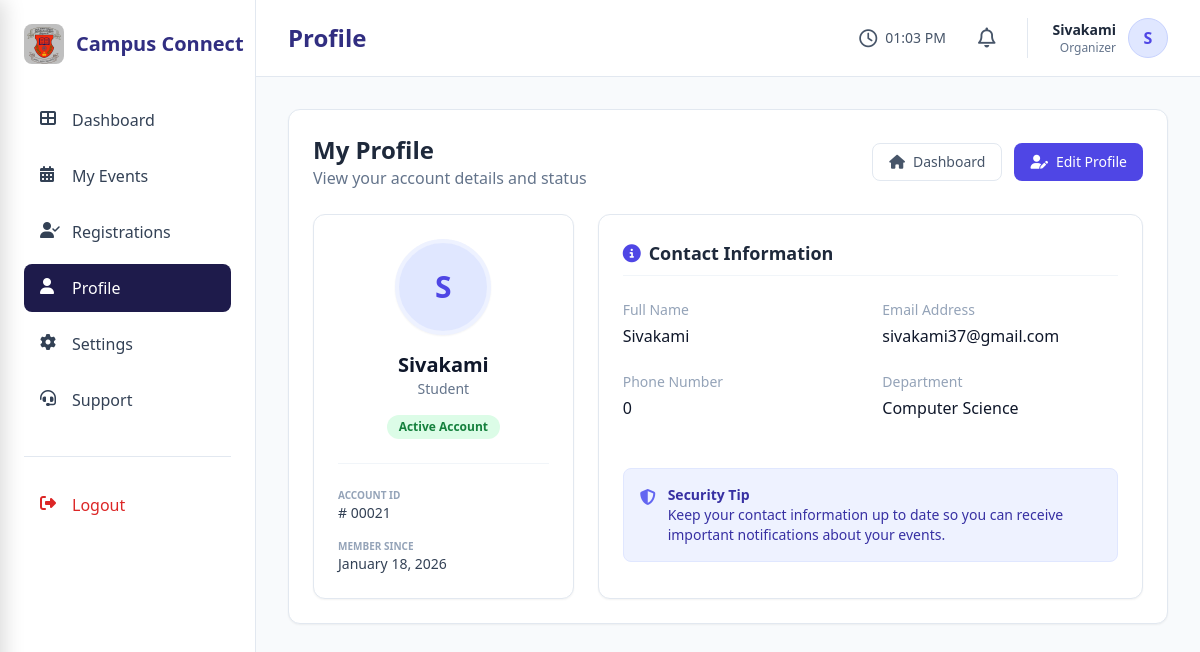
The app's page /user/organizer/organizer.php?action=profile (signed in) with its own data.
### tables this page shows
CREATE TABLE `users` (
  `id` int(11) NOT NULL AUTO_INCREMENT,
  `username` varchar(50) NOT NULL,
  `email` varchar(100) NOT NULL,
  `password` varchar(255) NOT NULL,
  `role` enum('admin','organizer','student') DEFAULT 'student',
  `avatar` varchar(255) DEFAULT NULL,
  `created_at` timestamp NOT NULL DEFAULT current_timestamp(),
  `status` enum('active','pending','blocked') NOT NULL DEFAULT 'active',
  `phone` varchar(20) DEFAULT NULL,
  `verification_token` int(11) NOT NULL,
  `roll_number` varchar(25) NOT NULL,
  `department` varchar(30) NOT NULL,
  `year` varchar(25) NOT NULL,
  PRIMARY KEY (`id`),
  UNIQUE KEY `username` (`username`),
  UNIQUE KEY `email` (`email`)
);

### user/organizer/organizer_profile.php (the view, shortened to what this page needs)
<?php
$organizerId = $_SESSION['user_id'];
$orgSql = "SELECT * FROM users WHERE id = ?";
$organizerData = [];
if ($stmt = $conn->prepare($orgSql)) {
    $stmt->bind_param("i", $organizerId);
    $stmt->execute();
    $result = $stmt->get_result();
    $organizerData = $result->fetch_assoc();
}
?>
<div class="space-y-6">
    <div class="flex justify-between items-center">
        <div>
            <h2 class="text-2xl font-bold text-slate-800">My Profile</h2>
            <p class="text-slate-500">View your account details and status</p>
        </div>
        <div class="flex gap-3">
            <a href="?action=dashboard"
                class="px-4 py-2 bg-white border border-slate-200 text-slate-600 rounded-lg text-sm hover:bg-slate-50 transition flex items-center">
                <i class="fas fa-home mr-2"></i> Dashboard
            </a>
            <a href="?action=settings"
                class="px-4 py-2 bg-indigo-600 text-white rounded-lg text-sm hover:bg-indigo-700 transition flex items-center">
                <i class="fas fa-user-edit mr-2"></i> Edit Profile
            </a>
        </div>
    </div>
    <div class="grid grid-cols-1 lg:grid-cols-3 gap-6">
        <div
            class="lg:col-span-1 bg-white rounded-xl shadow-sm border border-slate-200 p-6 flex flex-col items-center text-center">
            <div
                class="h-24 w-24 rounded-full bg-indigo-100 flex items-center justify-center text-indigo-600 text-3xl font-bold border-4 border-indigo-50 shadow-sm mb-4">
                <?php echo strtoupper(substr($organizerData['username'], 0, 1)); ?>
            </div>
            <h3 class="text-xl font-bold text-slate-900">
                <?php echo htmlspecialchars($organizerData['username']); ?>
            </h3>
            <p class="text-sm text-slate-500 mb-4">
                <?php echo ucfirst($organizerData['role']); ?>
            </p>
            <span
                class="px-3 py-1 rounded-full text-xs font-semibold <?php echo $organizerData['status'] === 'active' ? 'bg-green-100 text-green-700' : 'bg-yellow-100 text-yellow-700'; ?>">
                <?php echo ucfirst($organizerData['status']); ?> Account
            </span>
            <div class="w-full border-t border-slate-100 mt-6 pt-6 text-left space-y-4">
                <div>
                    <p class="text-[10px] font-bold text-slate-400 uppercase">Account ID</p>
                    <p class="text-sm font-medium text-slate-700">#
                        <?php echo str_pad($organizerData['id'], 5, '0', STR_PAD_LEFT); ?>
                    </p>
                </div>
                <div>
                    <p class="text-[10px] font-bold text-slate-400 uppercase">Member Since</p>
                    <p class="text-sm font-medium text-slate-700">
                        <?php echo date('F d, Y', strtotime($organizerData['created_at'])); ?>
                    </p>
                </div>
            </div>
        </div>
        <div class="lg:col-span-2 bg-white rounded-xl shadow-sm border border-slate-200 p-6">
            <h3
                class="text-lg font-bold text-slate-800 mb-6 pb-2 border-b border-slate-100 text-uppercase flex items-center">
                <i class="fas fa-info-circle mr-2 text-indigo-600"></i> Contact Information
            </h3>
            <div class="grid grid-cols-1 sm:grid-cols-2 gap-6">
                <div>
                    <label class="block text-sm font-medium text-slate-400">Full Name</label>
                    <p class="mt-1 text-slate-900 font-medium">
                        <?php echo htmlspecialchars($organizerData['username']); ?>
                    </p>
                </div>
                <div>
                    <label class="block text-sm font-medium text-slate-400">Email Address</label>
                    <p class="mt-1 text-slate-900 font-medium">
                        <?php echo htmlspecialchars($organizerData['email']); ?>
                    </p>
                </div>
                <div>
                    <label class="block text-sm font-medium text-slate-400">Phone Number</label>
                    <p class="mt-1 text-slate-900 font-medium">
                        <?php echo htmlspecialchars($organizerData['phone'] ?? 'Not provided'); ?>
                    </p>
                </div>
                <div>
                    <label class="block text-sm font-medium text-slate-400">Department</label>
                    <p class="mt-1 text-slate-900 font-medium">
                        <?php echo htmlspecialchars($organizerData['department'] ?? 'General'); ?>
                    </p>
                </div>
            </div>
            <div class="mt-12 p-4 bg-indigo-50 rounded-lg border border-indigo-100 flex items-start gap-3">
                <i class="fas fa-shield-alt text-indigo-500 mt-1"></i>
                <div class="text-sm text-indigo-800">
                    <p class="font-bold">Security Tip</p>
                    <p>Keep your contact information up to date so you can receive important notifications about your
                        events.</p>
                </div>
            </div>
        </div>
    </div>
</div>

### records on screen
users: username "S", username "Sivakami", role "Student", status "Active", id "00021", created_at "January 18, 2026", email "sivakami37@gmail.com", phone "0", department "Computer Science"

### other values on screen
str_replace('-', ' ', $action) "Profile"
$organizerData['name'] "Sivakami"
substr($organizerData['name'], 0, 1) "S"
